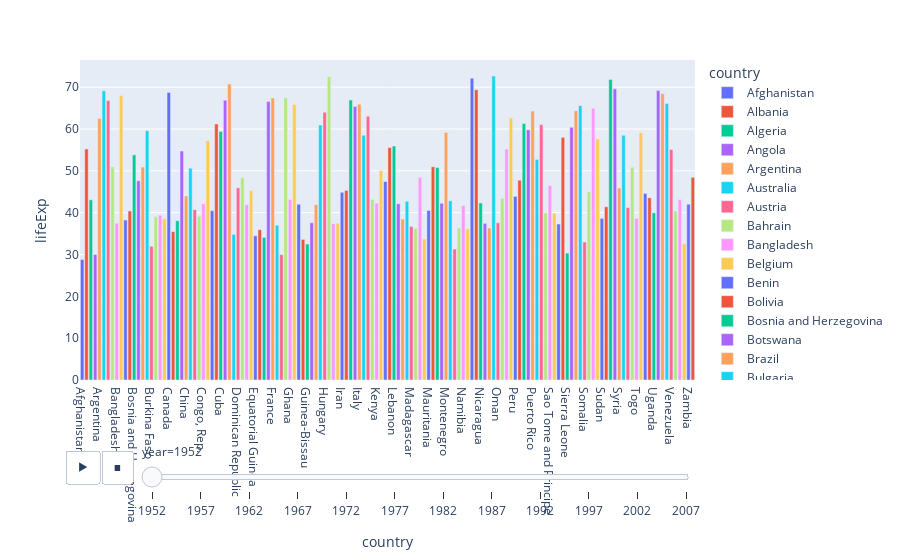

The code cell stored with this chart in its notebook:
### Code cell
fig=px.bar(df,x='country',y='lifeExp',
       color='country',
       animation_frame='year',  # Correct argument for animation time-step
       animation_group='country' # Groups the bars to track them across frames
       )
fig.show()
